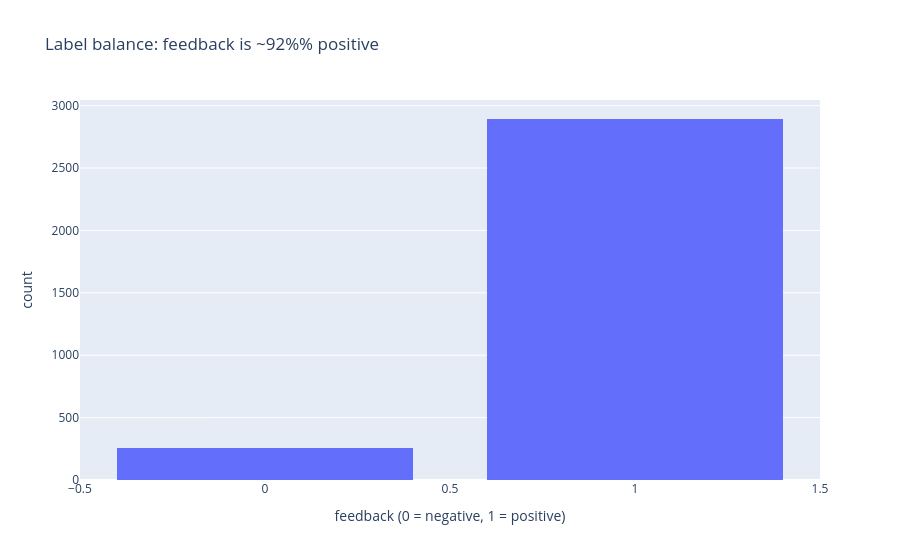

Notebook source saved alongside this figure:
### Markdown cell above
The class balance is heavily positive. This is why accuracy will be the wrong headline
metric later: a model that predicts "positive" for everything already scores in the
low nineties.

### Code cell
balance = df["feedback"].value_counts(normalize=True).sort_index()
print("negative (0) share: %.4f" % balance.loc[0])
print("positive (1) share: %.4f" % balance.loc[1])
print("negative count:", int((df["feedback"] == 0).sum()))

fig = px.histogram(
    df, x="feedback",
    title="Label balance: feedback is ~92%% positive",
    labels={"feedback": "feedback (0 = negative, 1 = positive)"},
)
fig.update_layout(bargap=0.2)
fig

### Figure 1 — Plotly figure (JSON) as saved in the notebook; plotly's stock layout.template omitted (floating-point values rounded to 4 significant figures; data arrays with more than 128 entries replaced by an {"elided": "..."} marker saying what was removed)
{"data": [{"bingroup": "x", "hovertemplate": "feedback (0 = negative, 1 = positive)=%{x}<br>count=%{y}<extra></extra>", "legendgroup": "", "marker": {"color": "#636efa", "pattern": {"shape": ""}}, "name": "", "orientation": "v", "showlegend": false, "type": "histogram", "x": {"elided": "3150 int values"}, "xaxis": "x", "yaxis": "y"}], "layout": {"bargap": 0.2, "barmode": "relative", "legend": {"tracegroupgap": 0}, "title": {"text": "Label balance: feedback is ~92%% positive"}, "xaxis": {"anchor": "y", "domain": [0.0, 1.0], "title": {"text": "feedback (0 = negative, 1 = positive)"}}, "yaxis": {"anchor": "x", "domain": [0.0, 1.0], "title": {"text": "count"}}}}
